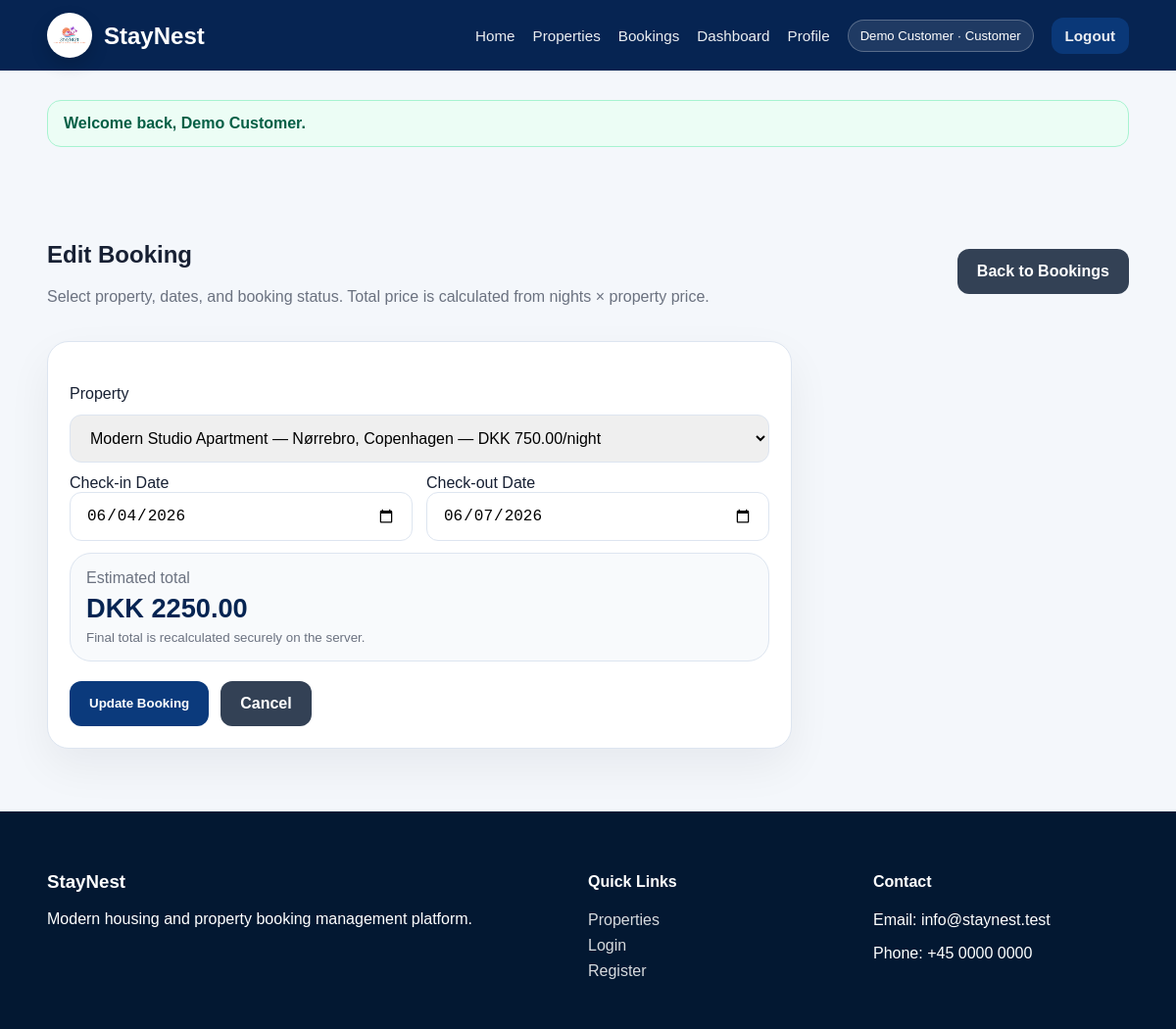
Page /public/booking/edit/1 (signed in) on the committed database.
### tables this page shows
CREATE TABLE bookings (
    booking_id INT AUTO_INCREMENT PRIMARY KEY,
    user_id INT NOT NULL,
    property_id INT NOT NULL,
    booking_date DATE NOT NULL,
    check_in_date DATE NOT NULL,
    check_out_date DATE NOT NULL,
    total_price DECIMAL(10,2) NOT NULL DEFAULT 0.00,
    booking_status ENUM('pending','confirmed','rejected','cancelled') NOT NULL DEFAULT 'pending',
    created_at TIMESTAMP DEFAULT CURRENT_TIMESTAMP,
    updated_at TIMESTAMP DEFAULT CURRENT_TIMESTAMP ON UPDATE CURRENT_TIMESTAMP,
    CONSTRAINT fk_bookings_users
        FOREIGN KEY (user_id) REFERENCES users(user_id)
        ON DELETE CASCADE ON UPDATE CASCADE,
    CONSTRAINT fk_bookings_properties
        FOREIGN KEY (property_id) REFERENCES properties(property_id)
        ON DELETE CASCADE ON UPDATE CASCADE
);

CREATE TABLE properties (
    property_id INT AUTO_INCREMENT PRIMARY KEY,
    host_id INT NOT NULL,
    location_id INT NOT NULL,
    title VARCHAR(180) NOT NULL,
    description TEXT NULL,
    address VARCHAR(180) NULL,
    property_type VARCHAR(80) NOT NULL DEFAULT 'Apartment',
    bedrooms TINYINT UNSIGNED NOT NULL DEFAULT 1,
    bathrooms DECIMAL(3,1) NOT NULL DEFAULT 1.0,
    image VARCHAR(255) NULL,
    price DECIMAL(10,2) NOT NULL DEFAULT 0.00,
    category VARCHAR(80) NOT NULL DEFAULT 'Apartment',
    availability ENUM('available','unavailable') NOT NULL DEFAULT 'available',
    status ENUM('pending','approved','rejected') NOT NULL DEFAULT 'pending',
    created_at TIMESTAMP DEFAULT CURRENT_TIMESTAMP,
    updated_at TIMESTAMP DEFAULT CURRENT_TIMESTAMP ON UPDATE CURRENT_TIMESTAMP,
    CONSTRAINT fk_properties_hosts
        FOREIGN KEY (host_id) REFERENCES hosts(host_id)
        ON DELETE CASCADE ON UPDATE CASCADE,
    CONSTRAINT fk_properties_locations
        FOREIGN KEY (location_id) REFERENCES locations(location_id)
        ON DELETE RESTRICT ON UPDATE CASCADE
);

CREATE TABLE locations (
    location_id INT AUTO_INCREMENT PRIMARY KEY,
    city VARCHAR(100) NOT NULL,
    area VARCHAR(100) NULL,
    country VARCHAR(100) NOT NULL DEFAULT 'Denmark',
    postal_code VARCHAR(20) NULL,
    created_at TIMESTAMP DEFAULT CURRENT_TIMESTAMP,
    updated_at TIMESTAMP DEFAULT CURRENT_TIMESTAMP ON UPDATE CURRENT_TIMESTAMP
);

### app/core/Controller.php (called while the page is built, shortened)
<?php
class Controller
{
    protected function model(string $model): object
    {
        return new $model();
    }
    protected function view(string $view, array $data = []): void
    {
        extract($data);
        $viewFile = APP_ROOT . '/app/views/' . $view . '.php';
        require $viewFile;
    }
}

### app/controllers/BookingController.php (called while the page is built, shortened)
<?php
class BookingController extends Controller
{
    private Booking $bookingModel;
    private Property $propertyModel;
    private User $userModel;
    private array $managerRoles = ['main_admin', 'booking_property_admin'];
    private array $statuses = ['pending', 'confirmed', 'rejected', 'cancelled'];
    public function __construct()
    {
        $this->bookingModel = $this->model('Booking');
        $this->propertyModel = $this->model('Property');
        $this->userModel = $this->model('User');
    }
    public function edit(int $id): void
    {
        $booking = $this->bookingModel->findById($id);
        $role = Auth::role();
        $isManager = in_array($role, $this->managerRoles, true);
        $data = $this->formData('Edit Booking', 'edit', URL_ROOT . '/booking/edit/' . $id, $booking, $isManager);
        $this->view('bookings/form', $data);
    }
    private function formData(string $title, string $mode, string $action, array $booking, bool $isManager): array
    {
        return [
            'title' => $title,
            'mode' => $mode,
            'action' => $action,
            'booking' => $booking,
            'users' => $this->userModel->listBookableUsers(),
            'properties' => $this->propertyModel->listApprovedAvailable(),
            'statuses' => $this->statuses,
            'isManager' => $isManager,
            'errors' => [],
        ];
    }
}

### app/core/Router.php (called while the page is built, shortened)
<?php
class Router
{
    private string $defaultMethod = 'index';
    public function dispatch(): void
    {
        $url = $this->parseUrl();
        $methodName = $url[1] ?? $this->defaultMethod;
        $controller = new $controllerName();
        $params = array_slice($url, 2);
        call_user_func_array([$controller, $methodName], $params);
    }
    private function parseUrl(): array
    {
        $url = trim($_GET['url'], '/');
        $url = filter_var($url, FILTER_SANITIZE_URL);
        return explode('/', $url);
    }
}

### public/index.php (called while the page is built, shortened)
<?php
spl_autoload_register(function ($className) {
    $paths = [
        APP_ROOT . '/app/core/' . $className . '.php',
        APP_ROOT . '/app/controllers/' . $className . '.php',
        APP_ROOT . '/app/models/' . $className . '.php',
    ];
    foreach ($paths as $path) {
        if (file_exists($path)) {
            return;
        }
    }
});
$router = new Router();
$router->dispatch();

### app/core/Model.php (called while the page is built, shortened)
<?php
class Model
{
    public function __construct()
    {
        $this->db = Database::connect();
    }
}

### app/core/Database.php (called while the page is built)
<?php
class Database
{
    private static ?PDO $connection = null;
    public static function connect(): PDO
    {
        if (self::$connection === null) {
            $dsn = 'mysql:host=' . DB_HOST . ';dbname=' . DB_NAME . ';charset=' . DB_CHARSET;
            $options = [
                PDO::ATTR_ERRMODE => PDO::ERRMODE_EXCEPTION,
                PDO::ATTR_DEFAULT_FETCH_MODE => PDO::FETCH_ASSOC,
                PDO::ATTR_EMULATE_PREPARES => false,
            ];
            try {
                self::$connection = new PDO($dsn, DB_USER, DB_PASS, $options);
            } catch (PDOException $e) {
                die('Database connection failed: ' . $e->getMessage());
            }
        }
        return self::$connection;
    }
}

### app/models/Property.php (called while the page is built, shortened)
<?php
class Property extends Model
{
    public function listApprovedAvailable(): array
    {
        $stmt = $this->db->query($this->baseSelect() . ' WHERE p.status = "approved" AND p.availability = "available" ORDER BY p.title ASC');
        return $stmt->fetchAll();
    }
    private function baseSelect(): string
    {
        return 'SELECT p.*, h.company_name, h.user_id AS host_user_id, u.name AS host_user_name, u.email AS host_email,
                       l.city, l.area, l.country, l.postal_code,
                       (SELECT COUNT(*) FROM bookings b WHERE b.property_id = p.property_id) AS booking_count
                FROM properties p
                INNER JOIN hosts h ON h.host_id = p.host_id
                INNER JOIN users u ON u.user_id = h.user_id
                INNER JOIN locations l ON l.location_id = p.location_id';
    }
}

### app/models/Booking.php (called while the page is built, shortened)
<?php
class Booking extends Model
{
    public function findById(int $id): ?array
    {
        $stmt = $this->db->prepare($this->baseSelect() . ' WHERE b.booking_id = :id LIMIT 1');
        $stmt->execute(['id' => $id]);
        $booking = $stmt->fetch();
        return $booking ?: null;
    }
    private function baseSelect(): string
    {
        return 'SELECT b.*, u.name AS customer_name, u.email AS customer_email, u.phone AS customer_phone,
                       p.title AS property_title, p.price AS property_price, p.category, p.availability AS property_availability, p.status AS property_status,
                       h.company_name, h.user_id AS host_user_id,
                       l.city, l.area, l.country, l.postal_code
                FROM bookings b
                INNER JOIN users u ON u.user_id = b.user_id
                INNER JOIN properties p ON p.property_id = b.property_id
                INNER JOIN hosts h ON h.host_id = p.host_id
                INNER JOIN locations l ON l.location_id = p.location_id';
    }
}

### app/core/Auth.php (called while the page is built, shortened)
<?php
class Auth
{
    public static function role(): ?string
    {
        return $_SESSION['user']['role'] ?? null;
    }
}

### app/models/User.php (called while the page is built, shortened)
<?php
class User extends Model
{
    public function listBookableUsers(): array
    {
        $stmt = $this->db->query('SELECT user_id, name, email, role FROM users WHERE status = "active" AND account_status = "active" AND role IN ("customer", "staff", "host") ORDER BY name ASC');
        return $stmt->fetchAll();
    }
}

### app/views/bookings/form.php (the view, shortened to what this page needs)
<?php
require APP_ROOT . '/app/views/layouts/header.php';
?>
<section class="container section">
    <div class="section-heading">
        <div>
            <h1><?= htmlspecialchars($title, ENT_QUOTES, 'UTF-8'); ?></h1>
            <p class="muted">Select property, dates, and booking status. Total price is calculated from nights × property price.</p>
        </div>
        <a class="btn btn-secondary" href="<?= URL_ROOT; ?>/booking">Back to Bookings</a>
    </div>
    <div class="form-card wide-form">
        <form method="post" action="<?= htmlspecialchars($action, ENT_QUOTES, 'UTF-8'); ?>" class="booking-form">
            <label>Property</label>
            <select name="property_id" required>
                <?php foreach ($properties as $property): ?>
                    <?php $locationText = trim(($property['area'] ? $property['area'] . ', ' : '') . $property['city']); ?>
                    <option value="<?= (int) $property['property_id']; ?>" data-price="<?= htmlspecialchars((string) $property['price'], ENT_QUOTES, 'UTF-8'); ?>" <?= (int) ($booking['property_id'] ?? 0) === (int) $property['property_id'] ? 'selected' : ''; ?>>
                        <?= htmlspecialchars($property['title'] . ' — ' . $locationText . ' — DKK ' . number_format((float) $property['price'], 2) . '/night', ENT_QUOTES, 'UTF-8'); ?>
                    </option>
                <?php endforeach; ?>
            </select>
            <div class="form-row-two">
                <div>
                    <label>Check-in Date</label>
                    <input type="date" name="check_in_date" value="<?= htmlspecialchars($booking['check_in_date'] ?? '', ENT_QUOTES, 'UTF-8'); ?>" min="<?= date('Y-m-d'); ?>" required>
                </div>
                <div>
                    <label>Check-out Date</label>
                    <input type="date" name="check_out_date" value="<?= htmlspecialchars($booking['check_out_date'] ?? '', ENT_QUOTES, 'UTF-8'); ?>" min="<?= date('Y-m-d', strtotime('+1 day')); ?>" required>
                </div>
            </div>
            <div class="booking-price-preview card">
                <span class="muted">Estimated total</span>
                <strong id="bookingTotalPreview">DKK <?= number_format((float) ($booking['total_price'] ?? 0), 2); ?></strong>
                <small class="muted">Final total is recalculated securely on the server.</small>
            </div>
            <div class="form-actions">
                <button class="btn" type="submit"><?= $mode === 'edit' ? 'Update Booking' : 'Create Booking'; ?></button>
                <a class="btn btn-secondary" href="<?= URL_ROOT; ?>/booking">Cancel</a>
            </div>
        </form>
    </div>
</section>
<?php require APP_ROOT . '/app/views/layouts/footer.php'; ?>

### public/assets/css/style.css (style rules this page uses)
:root { --primary: #062452; --primary-light: #0b3a7c; --white: #ffffff; --soft-bg: #f4f7fb; --text: #172033; --muted: #6b7280; --border: #dde5f0; }
* { box-sizing: border-box; }
body { margin: 0; font-family: Arial, Helvetica, sans-serif; background: var(--soft-bg); color: var(--text); }
a { color: inherit; text-decoration: none; }
.container { width: min(1120px, 92%); margin: 0 auto; }
.search-box input, input, select, textarea { width: 100%; padding: 14px 16px; border: 1px solid var(--border); border-radius: 12px; font-size: 1rem; }
.search-box button, .btn { border: none; background: var(--primary-light); color: var(--white); padding: 14px 20px; border-radius: 12px; cursor: pointer; font-weight: 700; display: inline-flex; align-items: center; justify-content: center; transition: 0.2s ease; }
.section { padding: 64px 0; }
.card, .form-card { background: var(--white); border: 1px solid var(--border); border-radius: 22px; padding: 22px; box-shadow: 0 18px 45px rgba(15, 23, 42, .06); }
.form-card { width: min(520px, 100%); }
.form-card form { display: grid; gap: 12px; margin-top: 22px; }
.muted { color: var(--muted); }
.btn-secondary { background: #334155; }
.section-heading { display: flex; align-items: center; justify-content: space-between; gap: 16px; margin-bottom: 20px; }
.form-actions { display: flex; gap: 12px; flex-wrap: wrap; margin-top: 8px; }
.wide-form { width: min(760px, 100%); }
.form-row-two { display: grid; grid-template-columns: 1fr 1fr; gap: 14px; }
.booking-price-preview { box-shadow: none; padding: 16px; display: grid; gap: 6px; background: #f8fafc; }
.booking-price-preview strong { font-size: 1.7rem; color: var(--primary); }

### rows in the picture
bookings: property_id "Modern Studio Apartment — Nørrebro, Copenhagen — DKK 750.00/night", check_in_date "06/04/2026", check_out_date "06/07/2026"

### other values in the picture
Auth::name() "Demo Customer"
Auth::roleLabel() "Customer"
$flash['message'] "Welcome back, Demo Customer."
$title "Edit Booking"
